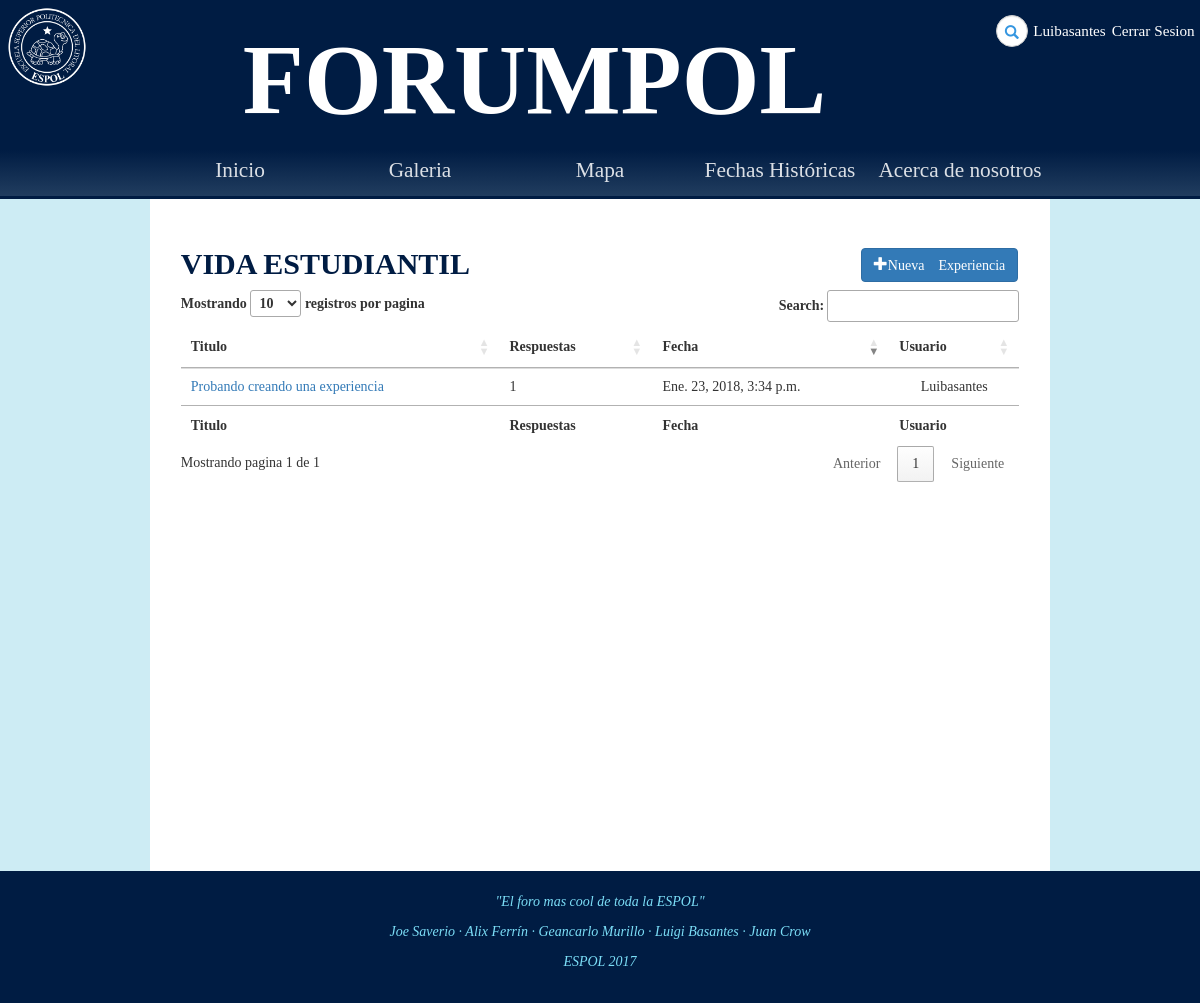
/foro/vida_estudiantil/ (signed in), run on an earlier commit of the app's database.
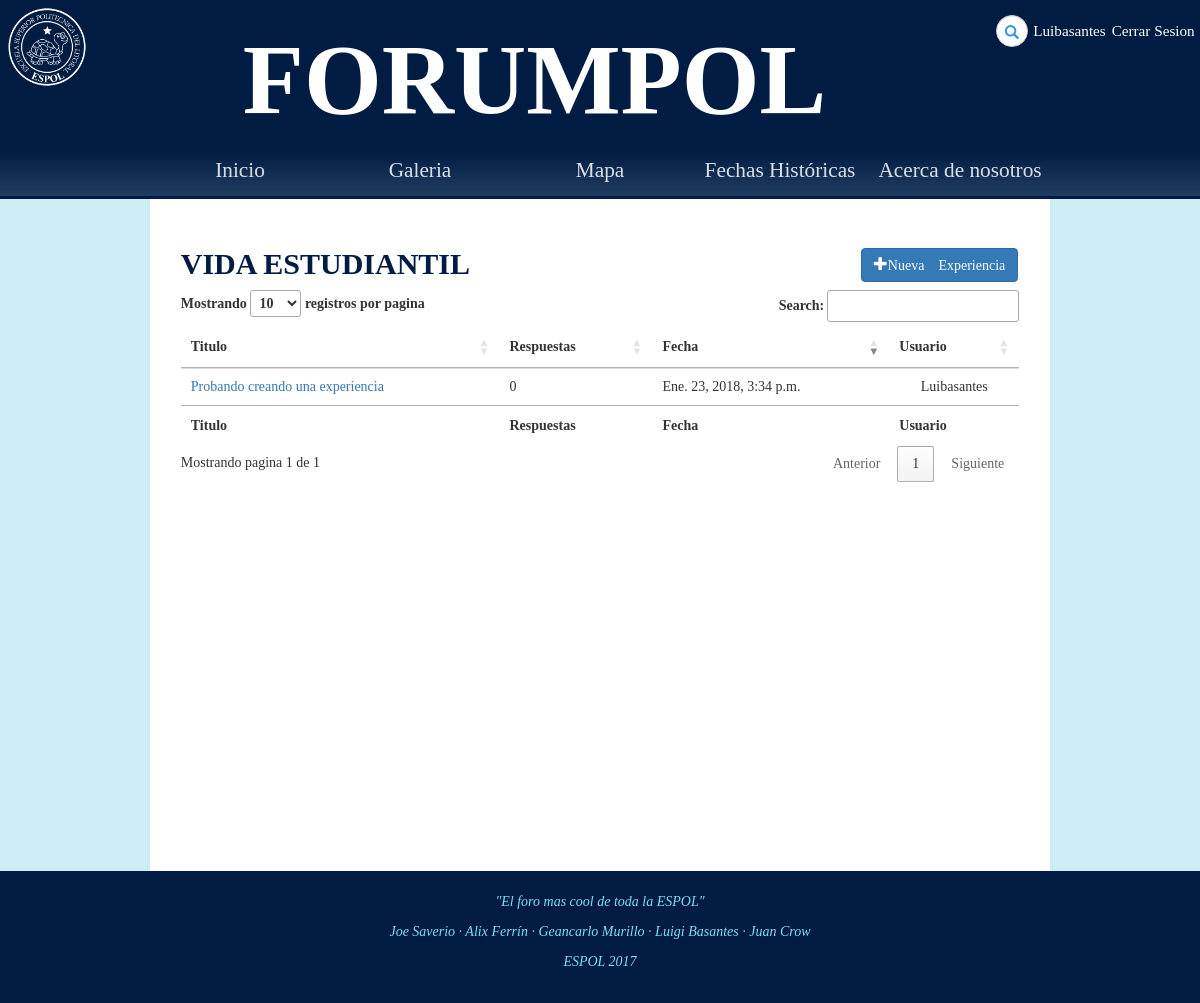
And on a later commit of the database.
### Foro/models.py (models this page shows, shortened)
class Thread(models.Model):
	op = models.ForeignKey(Post,on_delete=models.CASCADE)
	category = models.CharField(max_length=25, default='')
	topic = models.CharField(max_length=100, default='')
	respuestas = models.BigIntegerField(default=0)

class Post(models.Model):
	reply_to = models.ForeignKey('self',blank=True, null=True,on_delete=models.SET_NULL)
	content = models.TextField(max_length=500, default='')
	image = models.ImageField(upload_to=upload_location, blank=True,null=True)
	owner = models.ForeignKey(User,null=True,on_delete=models.SET_NULL)
	date = models.DateTimeField(auto_now=True)
	aprobado = models.NullBooleanField(default=None,null=True)

### Foro/views.py (the view)
def vida_estudiantil(request):
	all_anuncios = Thread.objects.filter(category="vida_estudiantil",op__aprobado=True).order_by("-id")
	username = request.user
	moderador = request.user.userprofile.moderador
	context = {'usuario':username,"threads":all_anuncios,"moderador":moderador}
	return render(request, "Foro/vida_estudiantil.html", context)

### Foro/templates/Foro/vida_estudiantil.html (shortened to what this page needs)
{% extends 'Foro/base.html' %}
{% load static from staticfiles %}
{% block estilo %}
<link rel="stylesheet" type="text/css" href="{% static 'css/anuncios.css' %}">
<link rel="stylesheet" type="text/css" href="https://cdn.datatables.net/1.10.16/css/jquery.dataTables.min.css">
{% endblock %}
{% block body %}
    <section>
        <div id="categoria" class="col-9">
            <div class="container anuncios">
                <h2>
                    <b>VIDA ESTUDIANTIL</b>
                    <a href="{% url 'foro:create_experiencia' %}" class="btn btn-primary pull-right" role="button"><span class="glyphicon glyphicon-plus">Nueva Experiencia</span></a>
                </h2>
                <table id="myTable" class="table" cellspacing="0" width="100%">
                    <thead>
                        <tr>
                            <th>Titulo</th>
                            <th class="respuesta">Respuestas</th>
                            <th>Fecha</th>
                            <th class="user">Usuario</th>
                        </tr>
                    </thead>
                    <tfoot>
                        <tr>
                            <th>Titulo</th>
                            <th class="respuesta">Respuestas</th>
                            <th>Fecha</th>
                            <th class="user">Usuario</th>
                        </tr>
                    </tfoot>
                    <tbody>
                        {% for thread in threads %}
                        <tr>
                            <td><a href="{% url 'foro:detalle_anuncio' thread.op.id %}">{{thread.topic}}</a></td>
                            <td class="respuesta">{{ thread.respuestas }}</td>
                            <td>{{thread.op.date}}</td>
                            <td class="user">{{thread.op.owner.username}}</td>
                        </tr>
                        {% endfor %}
                    </tbody>
                </table>
            </div>
        </div>
    </section>
{% endblock %}

What changed in the data, as far as the page shows it:
changed Thread "Probando creando una experiencia": respuestas "1" → "0"
